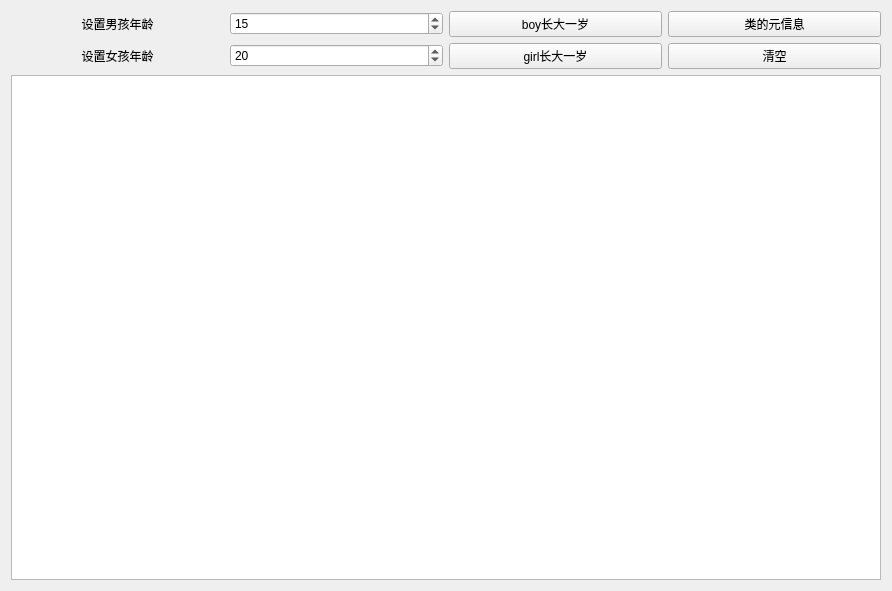
<?xml version="1.0" encoding="UTF-8"?>
<ui version="4.0">
 <class>class_info_window</class>
 <widget class="QWidget" name="class_info_window">
  <property name="geometry">
   <rect>
    <x>0</x>
    <y>0</y>
    <width>892</width>
    <height>591</height>
   </rect>
  </property>
  <property name="windowTitle">
   <string>class_info_window</string>
  </property>
  <layout class="QGridLayout" name="gridLayout_2">
   <item row="0" column="0">
    <layout class="QGridLayout" name="gridLayout">
     <item row="1" column="1">
      <widget class="QSpinBox" name="spinBoxGirl">
       <property name="maximum">
        <number>120</number>
       </property>
       <property name="value">
        <number>20</number>
       </property>
      </widget>
     </item>
     <item row="1" column="3">
      <widget class="QPushButton" name="pushButtonClear">
       <property name="text">
        <string>清空</string>
       </property>
      </widget>
     </item>
     <item row="0" column="0">
      <widget class="QLabel" name="label">
       <property name="text">
        <string>设置男孩年龄</string>
       </property>
       <property name="alignment">
        <set>Qt::AlignCenter</set>
       </property>
      </widget>
     </item>
     <item row="1" column="2">
      <widget class="QPushButton" name="pushButtonGirl">
       <property name="text">
        <string>girl长大一岁</string>
       </property>
      </widget>
     </item>
     <item row="0" column="3">
      <widget class="QPushButton" name="pushButtonMeta">
       <property name="text">
        <string>类的元信息</string>
       </property>
      </widget>
     </item>
     <item row="0" column="1">
      <widget class="QSpinBox" name="spinBoxBoy">
       <property name="maximum">
        <number>120</number>
       </property>
       <property name="value">
        <number>15</number>
       </property>
      </widget>
     </item>
     <item row="1" column="0">
      <widget class="QLabel" name="label_2">
       <property name="text">
        <string>设置女孩年龄</string>
       </property>
       <property name="alignment">
        <set>Qt::AlignCenter</set>
       </property>
      </widget>
     </item>
     <item row="0" column="2">
      <widget class="QPushButton" name="pushButtonBoy">
       <property name="text">
        <string>boy长大一岁</string>
       </property>
      </widget>
     </item>
    </layout>
   </item>
   <item row="1" column="0">
    <widget class="QPlainTextEdit" name="plainTextEdit"/>
   </item>
  </layout>
 </widget>
 <resources/>
 <connections>
  <connection>
   <sender>pushButtonClear</sender>
   <signal>clicked()</signal>
   <receiver>plainTextEdit</receiver>
   <slot>clear()</slot>
   <hints>
    <hint type="sourcelabel">
     <x>773</x>
     <y>60</y>
    </hint>
    <hint type="destinationlabel">
     <x>445</x>
     <y>331</y>
    </hint>
   </hints>
  </connection>
 </connections>
</ui>
